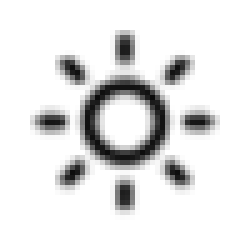
#> input picture pic/01.bmp, 50 x 50 px (shown 5 times larger)
$ python clock.py
#> lines starting #> are read from the running program, lines starting #| are printed output that depends on the picture
#!/usr/bin/env python3
# -*- coding:utf-8 -*-
import sys
import os
import logging
from waveshare_epd import EPD, module_exit
import time
from PIL import Image, ImageDraw, ImageFont, ImageOps
import requests


picdir = 'pic'
url = 'https://api.openweathermap.org/data/2.5/forecast?lat=52.04&lon=5.67&units=metric&appid=b959aff47fc0058e7d8e3a6b3c0b558e'

logging.basicConfig(level=logging.DEBUG)
logging.info("Starting the Clock")

# load icons
icons = {'01n': Image.open(os.path.join(picdir, '01.bmp')), '01d': Image.open(os.path.join(picdir, '01.bmp')),
         '02n': Image.open(os.path.join(picdir, '02.bmp')), '02d': Image.open(os.path.join(picdir, '02.bmp')),
         '03n': Image.open(os.path.join(picdir, '03.bmp')), '03d': Image.open(os.path.join(picdir, '03.bmp')),
         '04n': Image.open(os.path.join(picdir, '04.bmp')), '04d': Image.open(os.path.join(picdir, '04.bmp')),
         '09n': Image.open(os.path.join(picdir, '09.bmp')), '09d': Image.open(os.path.join(picdir, '09.bmp')),
         '10n': Image.open(os.path.join(picdir, '10.bmp')), '10d': Image.open(os.path.join(picdir, '10.bmp')),
         '11n': Image.open(os.path.join(picdir, '11.bmp')), '11d': Image.open(os.path.join(picdir, '11.bmp')),
         '13n': Image.open(os.path.join(picdir, '13.bmp')), '13d': Image.open(os.path.join(picdir, '13.bmp')),
         '50n': Image.open(os.path.join(picdir, '50.bmp')), '50d': Image.open(os.path.join(picdir, '50.bmp'))}
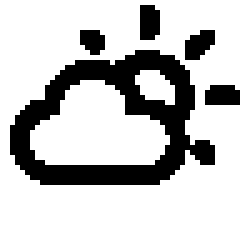
#> input picture pic/02.bmp, 50 x 50 px (shown 5 times larger)
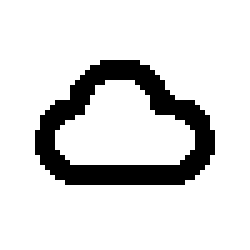
#> input picture pic/03.bmp, 50 x 50 px (shown 5 times larger)
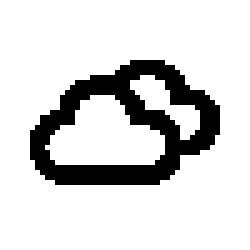
#> input picture pic/04.bmp, 50 x 50 px (shown 5 times larger)
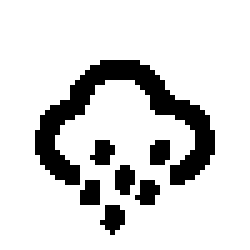
#> input picture pic/09.bmp, 50 x 50 px (shown 5 times larger)
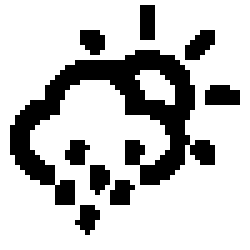
#> input picture pic/10.bmp, 50 x 50 px (shown 5 times larger)
#> (the run stopped early here; a loop or call above may not have finished)
